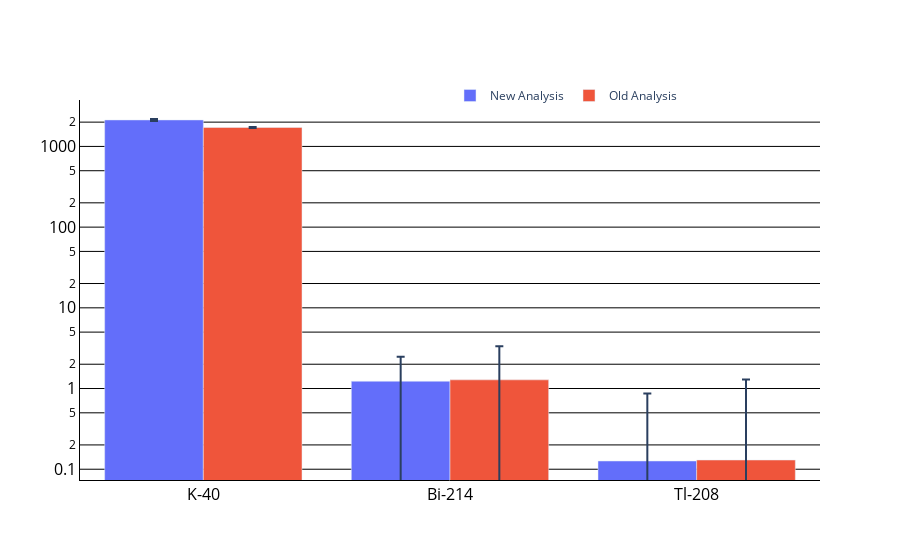

Notebook source saved alongside this figure:
### Code cell
fig = go.Figure()
fig.add_trace(go.Bar(
    name='New Analysis',
    x=seaweed_results['Isotopes'], 
    y=seaweed_results['Activity'],
    error_y=dict(type='data', array=seaweed_results['Uncertainty']*4.0)
))
fig.add_trace(go.Bar(
    name='Old Analysis',
    x=seaweed_results['Isotopes'], 
    y=seaweed_data,
    error_y=dict(type='data', array=seaweed_unc)
))

fig.update_layout(yaxis_type="log")
fig.update_layout(plot_bgcolor='white')#,width=700, height=700)
fig.update_yaxes(showgrid=True,gridcolor='black',linecolor='black',tickcolor='black',
                 tickfont=dict(color='black', size=16))
fig.update_xaxes(linecolor='black',tickfont=dict(color='black', size=16))
fig.update_layout(legend_orientation="h",legend=dict(x=0.5, y=1.05))
fig.update_layout(barmode='group')

fig.show()

### Figure 1 — Plotly figure (JSON) as saved in the notebook; plotly's stock layout.template omitted (floating-point values rounded to 4 significant figures)
{"data": [{"error_y": {"array": [57.86, 1.238, 0.7386], "type": "data"}, "name": "New Analysis", "type": "bar", "x": ["K-40", "Bi-214", "Tl-208"], "y": [2129.0, 1.231, 0.1265]}, {"error_y": {"array": [22.03, 2.05, 1.16], "type": "data"}, "name": "Old Analysis", "type": "bar", "x": ["K-40", "Bi-214", "Tl-208"], "y": [1716.0, 1.28, 0.13]}], "layout": {"barmode": "group", "legend": {"orientation": "h", "x": 0.5, "y": 1.05}, "plot_bgcolor": "white", "xaxis": {"linecolor": "black", "tickfont": {"color": "black", "size": 16}}, "yaxis": {"gridcolor": "black", "linecolor": "black", "showgrid": true, "tickcolor": "black", "tickfont": {"color": "black", "size": 16}, "type": "log"}}}
